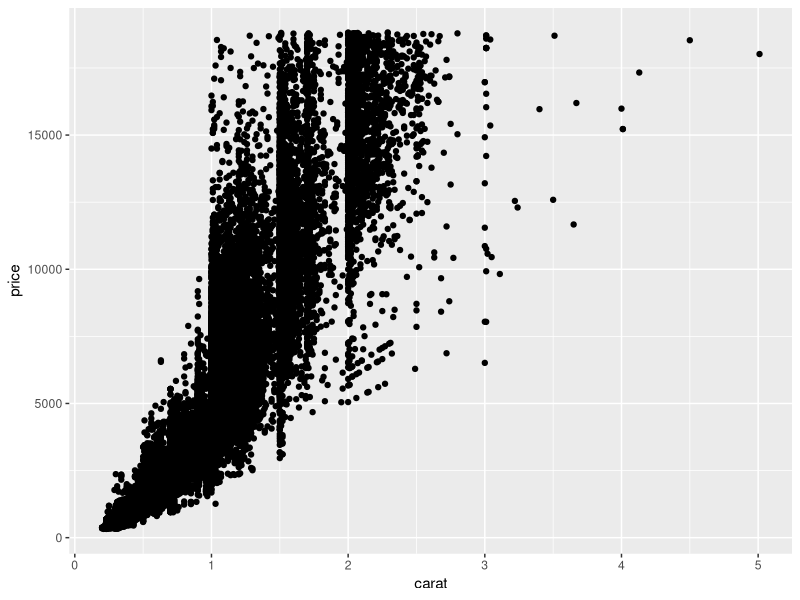
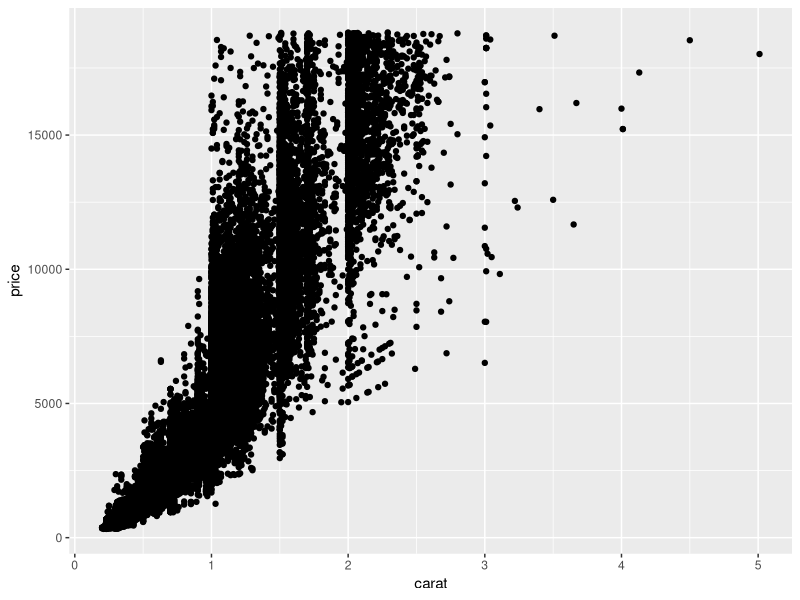
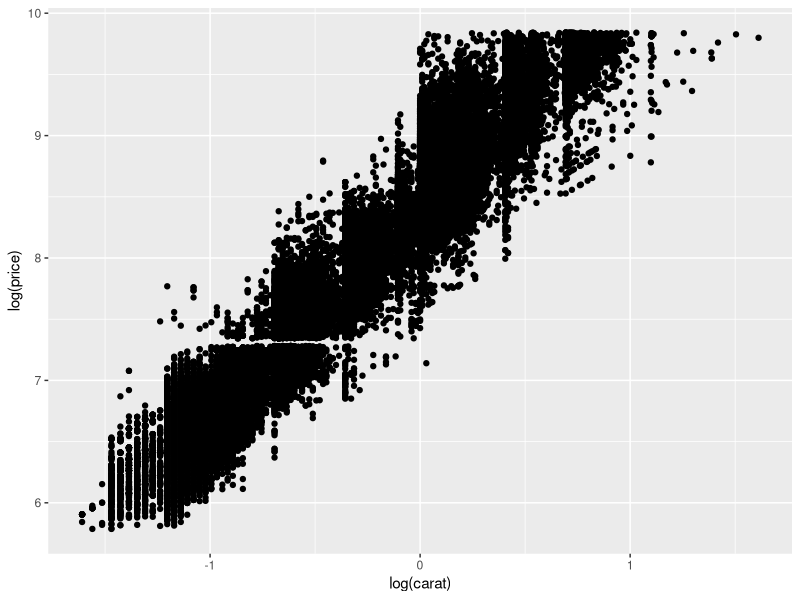
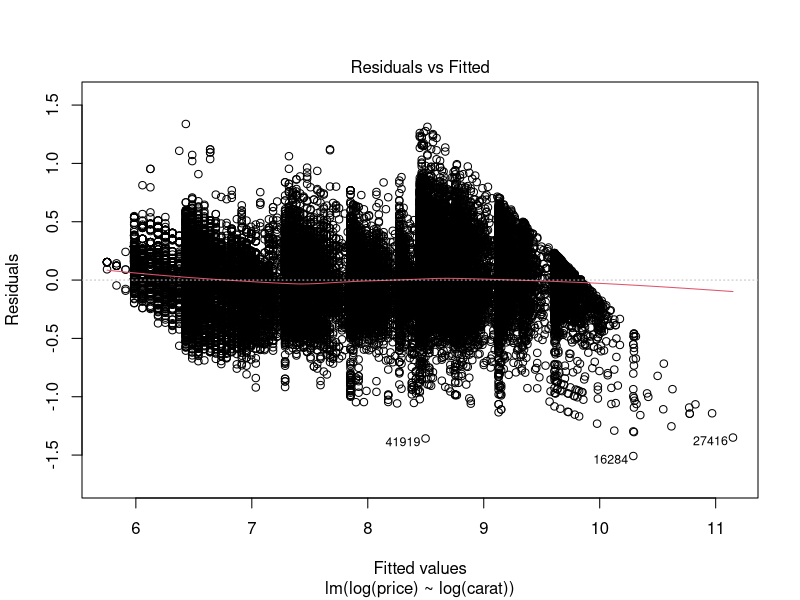
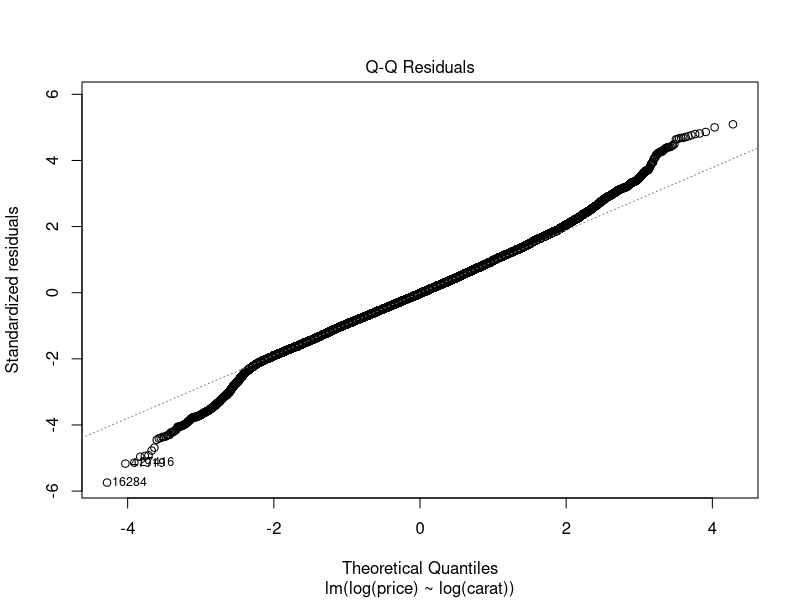
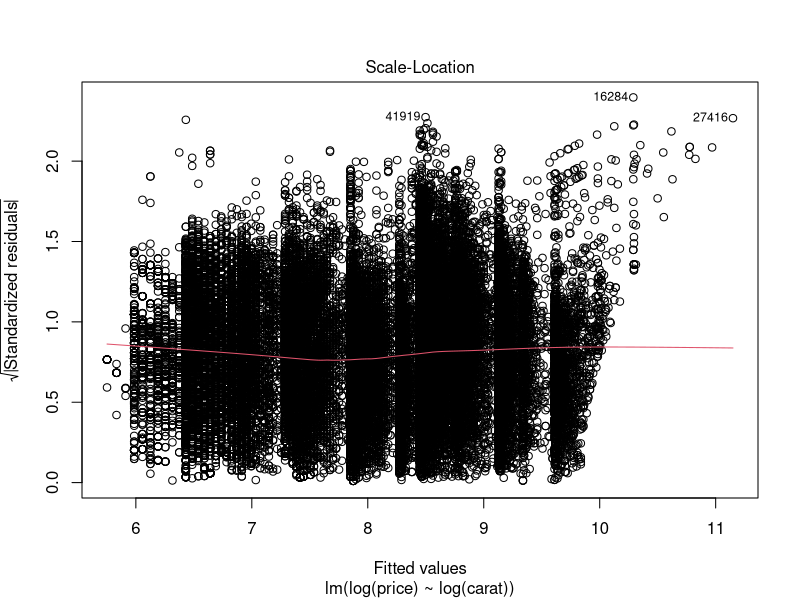
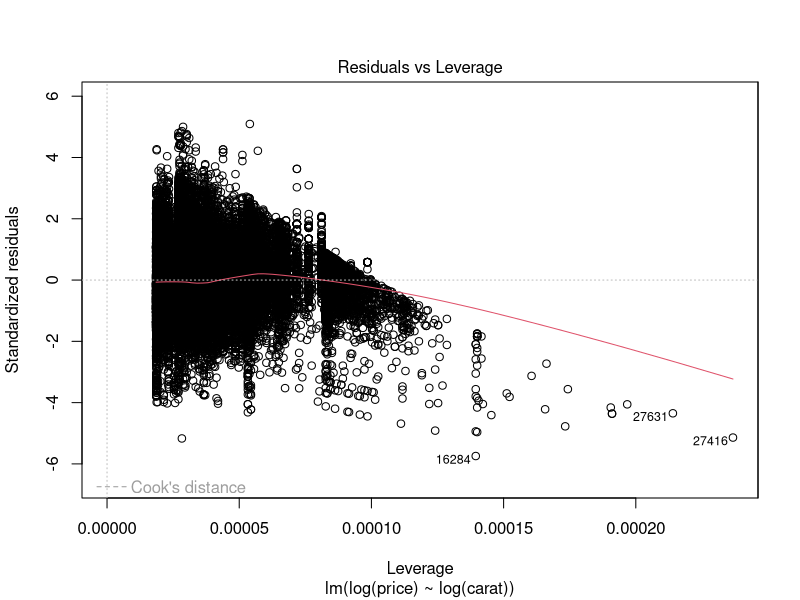

Source code (R) for these figures, in order: (Note: this script raises an error after producing the figures.)
##Non Linear models

library(tidyverse)
qplot(carat, price, data = diamonds)

## Simple transformations
qplot(carat, price, data = diamonds) #- looks exponential - but if you log the variables it becomes linear

qplot(log(carat), log(price), data = diamonds) # now it looks more linear and makes more sense

log_model <- lm(log(price) ~ log(carat), data = diamonds)

summary(log_model)
plot(log_model)

## WHat if no handy transformation exists? eg
qplot(age, earn, data = wages) + geom_smooth() + coord_cartesian(ylim = c(0,75000))

## Check out Polynomials
# model y to x^2, X^2 + x^3 etc

polymod1 <- lm(earn ~ poly(age, 3), data = wages)
summary(polymod1)
